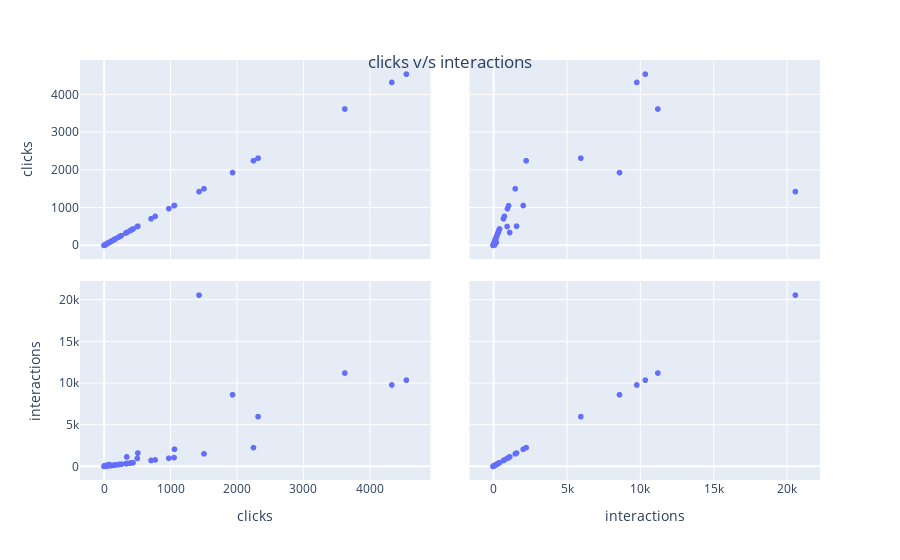

Notebook cell for this chart:
### Code cell
fig = px.scatter_matrix(df, dimensions=["clicks", "interactions"])
fig.update_layout(
    title=
        {'text':"clicks v/s interactions",
          'y':0.9, 
          'x':0.5})

### Figure 1 — Plotly figure (JSON) as saved in the notebook; plotly's stock layout.template omitted (floating-point values rounded to 4 significant figures; data arrays with more than 128 entries replaced by an {"elided": "..."} marker saying what was removed)
{"data": [{"dimensions": [{"axis": {"matches": true}, "label": "clicks", "values": {"elided": "133 int values"}}, {"axis": {"matches": true}, "label": "interactions", "values": {"elided": "133 int values"}}], "hovertemplate": "%{xaxis.title.text}=%{x}<br>%{yaxis.title.text}=%{y}<extra></extra>", "legendgroup": "", "marker": {"color": "#636efa", "symbol": "circle"}, "name": "", "showlegend": false, "type": "splom"}], "layout": {"dragmode": "select", "legend": {"tracegroupgap": 0}, "margin": {"t": 60}, "title": {"text": "clicks v/s interactions", "x": 0.5, "y": 0.9}}}
